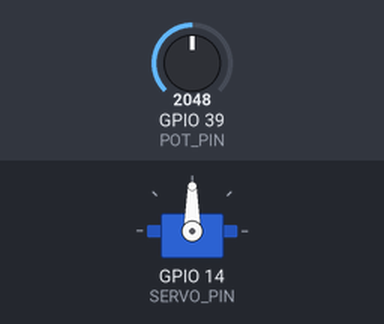
Recording of a sketch running on a simulated ESP32. Shown: servo. The test bench sets the inputs (shaded band); at power-on: GPIO 39 (POT_PIN) = 2048.

Above: at 1.2 s.
1.3 s: GPIO 39 (POT_PIN) set to 2866
At 1.9 s:
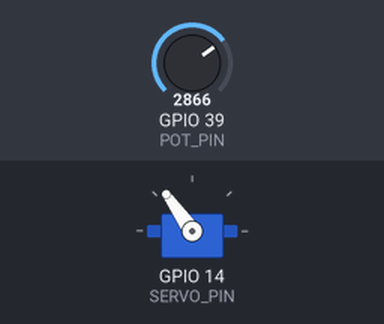
2.8 s: GPIO 39 (POT_PIN) set to 3603
At 3.5 s:
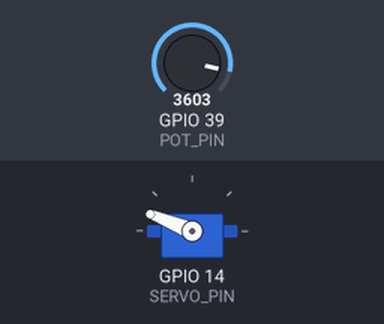
4.3 s: GPIO 39 (POT_PIN) set to 4095
At 5.4 s:
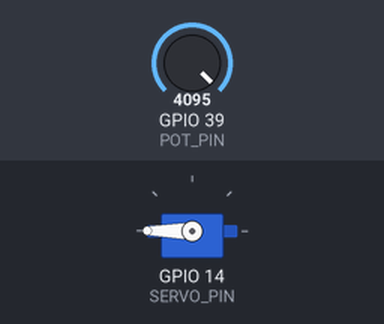
5.8 s: GPIO 39 (POT_PIN) set to 1228
At 6.9 s:
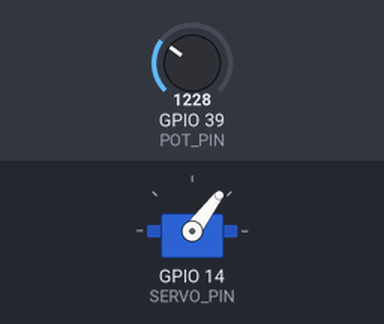
7.3 s: GPIO 39 (POT_PIN) set to 491
At 7.7 s:
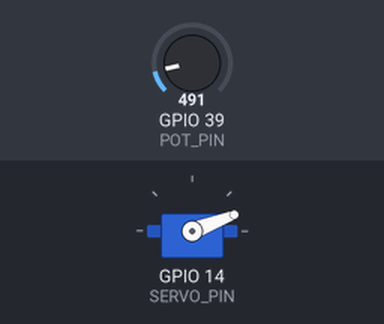
Timing chart, 0 to 9.8 s (numbered marks = the images above; inputs shaded):
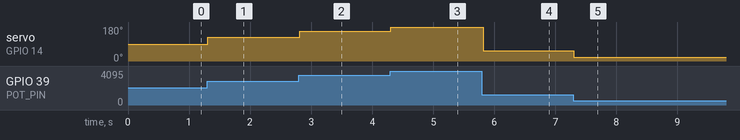

Measured:
- after the input at 1.3 s, servo on GPIO 14 (SERVO_PIN): 90° → 125° at once
- after the input at 2.8 s, servo on GPIO 14 (SERVO_PIN): 125° → 158° at once
- after the input at 4.3 s, servo on GPIO 14 (SERVO_PIN): 158° → 180° at once
- after the input at 5.8 s, servo on GPIO 14 (SERVO_PIN): 180° → 53° at once
- after the input at 7.3 s, servo on GPIO 14 (SERVO_PIN): 53° → 21° at once

The sketch:

servo_w_potentiometer.ino
```cpp
#include <ESP32Servo.h>

#define POT_PIN   39
#define SERVO_PIN 14

Servo servo;


void setup() {
    Serial.begin(115200);
    servo.attach(SERVO_PIN);
}

void loop()
{
    int potValue = analogRead(POT_PIN);
    int angle = map(potValue, 0, 4095, 0, 180);

    servo.write(angle);
    delay(20);
}
```
